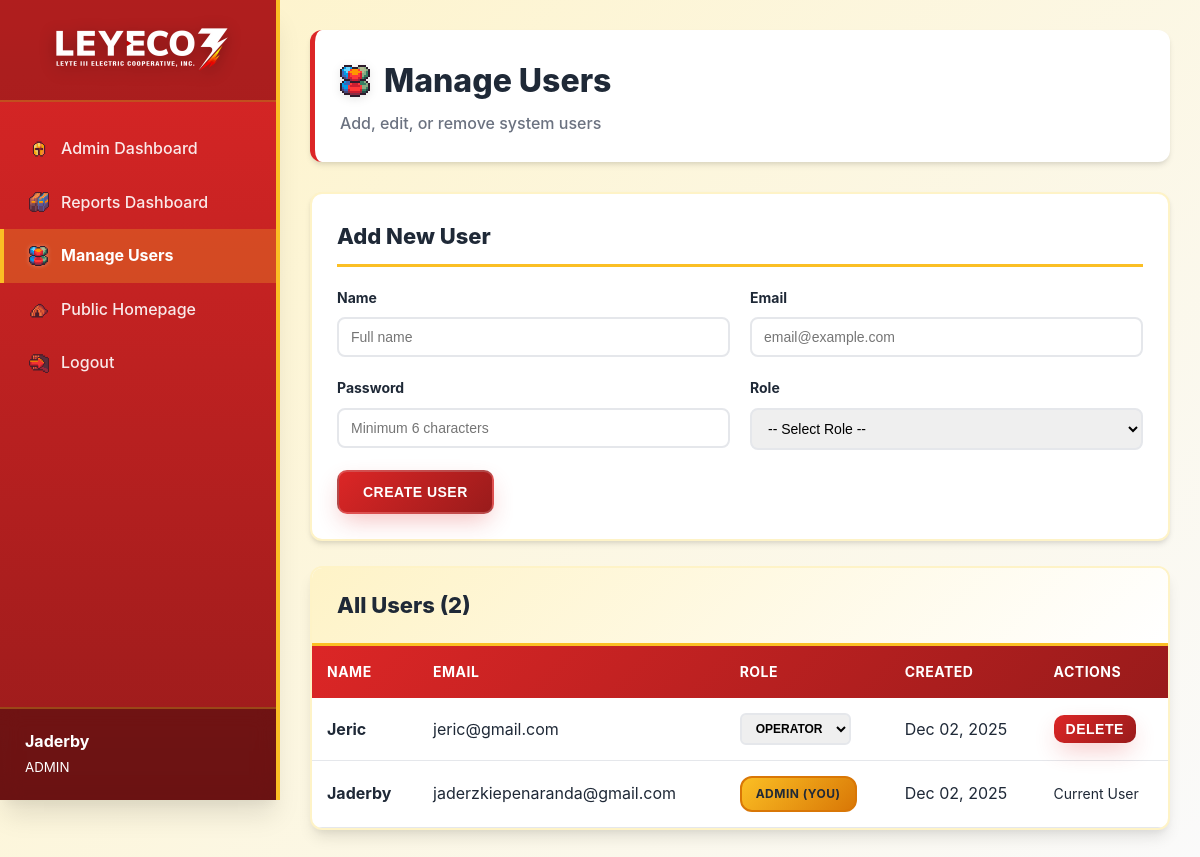
The page /public/manage_users.php (signed in) on the database its author committed.
### tables this page shows
CREATE TABLE `users` (
  `id` int NOT NULL,
  `name` varchar(100) NOT NULL,
  `email` varchar(100) NOT NULL,
  `password_hash` varchar(255) NOT NULL,
  `role` enum('ADMIN','OPERATOR') NOT NULL DEFAULT 'OPERATOR',
  `created_at` timestamp NULL DEFAULT CURRENT_TIMESTAMP
);

### app/functions.php (called while the page is built, shortened)
<?php
require_once __DIR__ . '/db.php';
function isLoggedIn() {
    return isset($_SESSION['user_id']);
}
function getCurrentUser() {
    return [
        'id' => $_SESSION['user_id'],
        'name' => $_SESSION['user_name'],
        'email' => $_SESSION['user_email'],
        'role' => $_SESSION['user_role']
    ];
}
function formatDate($date, $format = 'M d, Y g:i A') {
    return date($format, strtotime($date));
}
function e($string) {
    return htmlspecialchars($string ?? '', ENT_QUOTES, 'UTF-8');
}

### app/UserController.php (called while the page is built, shortened)
<?php
require_once __DIR__ . '/db.php';
require_once __DIR__ . '/functions.php';
class UserController {
    private $db;
    public function __construct() {
        $this->db = getDB();
    }
    public function getAll() {
        try {
            $stmt = $this->db->query("SELECT id, name, email, role, created_at FROM users ORDER BY created_at DESC");
            return $stmt->fetchAll();
        } catch (Exception $e) {
            error_log("Get users error: " . $e->getMessage());
            return [];
        }
    }
}

### app/db.php (called while the page is built, shortened)
<?php
class Database {
    private static $instance = null;
    private $connection;
    private function __construct() {
        try {
            $dsn = "mysql:host=" . DB_HOST . ";dbname=" . DB_NAME . ";charset=" . DB_CHARSET;
            $options = [
                PDO::ATTR_ERRMODE => PDO::ERRMODE_EXCEPTION,
                PDO::ATTR_DEFAULT_FETCH_MODE => PDO::FETCH_ASSOC,
                PDO::ATTR_EMULATE_PREPARES => false,
                PDO::MYSQL_ATTR_INIT_COMMAND => "SET NAMES " . DB_CHARSET
            ];
            $this->connection = new PDO($dsn, DB_USER, DB_PASS, $options);
        } catch (PDOException $e) {
            error_log("Database Connection Error: " . $e->getMessage());
            die("Database connection failed. Please try again later.");
        }
    }
    public static function getInstance() {
        if (self::$instance === null) {
            self::$instance = new self();
        }
        return self::$instance;
    }
    public function getConnection() {
        return $this->connection;
    }
}
function getDB() {
    return Database::getInstance()->getConnection();
}

### public/manage_users.php (the view, shortened to what this page needs)
<?php
require_once __DIR__ . '/../app/db.php';
require_once __DIR__ . '/../app/functions.php';
require_once __DIR__ . '/../app/UserController.php';
$user = getCurrentUser();
$userController = new UserController();
$users = $userController->getAll();
?>
<!DOCTYPE html>
<html lang="en">
<head>
    <link rel="stylesheet" href="homepage.css">
    <link rel="stylesheet" href="assets/css/dashboard.css">
    <link rel="stylesheet" href="assets/css/mobile-sidebar.css">
    <link rel="stylesheet" href="assets/css/header-icon.css">
</head>
<body>
    <div class="dashboard-layout">
        <aside class="sidebar" id="sidebar">
            <div class="sidebar-header">
                <img src="assets/images/logo_leyeco3.webp" alt="LEYECO III Logo" class="header-logo">
            </div>
            <nav class="sidebar-nav">
                <a href="admin_dashboard.php" class="nav-item">
                    <img src="assets/icons/fc1911.png" alt="Admin" class="nav-icon"> Admin Dashboard
                </a>
                <a href="operator_dashboard.php" class="nav-item">
                    <img src="assets/icons/fc9.png" alt="Reports" class="nav-icon"> Reports Dashboard
                </a>
                <a href="manage_users.php" class="nav-item active">
                    <img src="assets/icons/fc14.png" alt="Users" class="nav-icon"> Manage Users
                </a>
                <a href="homepage.php" class="nav-item">
                    <img src="assets/icons/fc93.png" alt="Home" class="nav-icon"> Public Homepage
                </a>
                <a href="logout.php" class="nav-item">
                    <img src="assets/icons/fc3.png" alt="Logout" class="nav-icon"> Logout
                </a>
            </nav>
            <div class="sidebar-user">
                <strong><?php echo e($user['name']); ?></strong><br>
                <small><?php echo e($user['role']); ?></small>
            </div>
        </aside>
        <main class="dashboard-main">
            <header class="dashboard-header">
                <h1>
                    <img src="assets/icons/fc14.png" alt="Users" class="header-title-icon">
                    Manage Users
                </h1>
                <p>Add, edit, or remove system users</p>
            </header>
            <div class="form-card">
                <h3>Add New User</h3>
                <form method="POST" class="user-form">
                    <div class="form-row">
                        <div class="form-group">
                            <label>Name</label>
                            <input type="text" name="name" required placeholder="Full name">
                        </div>
                        <div class="form-group">
                            <label>Email</label>
                            <input type="email" name="email" required placeholder="email@example.com">
                        </div>
                    </div>
                    <div class="form-row">
                        <div class="form-group">
                            <label>Password</label>
                            <input type="password" name="password" required placeholder="Minimum 6 characters">
                        </div>
                        <div class="form-group">
                            <label>Role</label>
                            <select name="role" required>
                                <option value="">-- Select Role --</option>
                            </select>
                        </div>
                    </div>
                    <button type="submit" class="btn btn-primary">Create User</button>
                </form>
            </div>
            <div class="table-card">
                <div class="table-header">
                    <h3>All Users (<?php echo count($users); ?>)</h3>
                </div>
                <div class="table-responsive">
                    <table class="data-table">
                        <thead>
                            <tr>
                                <th>Name</th>
                                <th>Email</th>
                                <th>Role</th>
                                <th>Created</th>
                                <th>Actions</th>
                            </tr>
                        </thead>
                        <tbody>
                            <?php foreach ($users as $u): ?>
                                <tr>
                                    <td><strong><?php echo e($u['name']); ?></strong></td>
                                    <td><?php echo e($u['email']); ?></td>
                                    <td>
                                        <?php if ($u['id'] === $user['id']): ?>
                                            <span class="role-badge role-<?php echo e($u['role']); ?>">
                                                <?php echo e($u['role']); ?> (You)
                                            </span>
                                        <?php else: ?>
                                            <form method="POST" style="display: inline;">
                                                <select name="role" onchange="if(confirm('Change role for <?php echo e($u['name']); ?>?')) this.form.submit();" class="role-select">
                                                    <option value="OPERATOR" <?php echo $u['role'] === 'OPERATOR' ? 'selected' : ''; ?>>OPERATOR</option>
                                                </select>
                                            </form>
                                        <?php endif; ?>
                                    </td>
                                    <td><?php echo formatDate($u['created_at'], 'M d, Y'); ?></td>
                                    <td>
                                        <?php if ($u['id'] !== $user['id']): ?>
                                            <form method="POST" style="display: inline;" onsubmit="return confirm('Are you sure you want to delete <?php echo e($u['name']); ?>?');">
                                                <button type="submit" class="btn btn-sm btn-danger">Delete</button>
                                            </form>
                                        <?php else: ?>
                                            <span style="color: var(--text-secondary); font-size: 14px;">Current User</span>
                                        <?php endif; ?>
                                    </td>
                                </tr>
                            <?php endforeach; ?>
                        </tbody>
                    </table>
                </div>
            </div>
        </main>
    </div>
</body>
</html>

### public/homepage.css (style rules this page uses)
* { margin: 0; padding: 0; box-sizing: border-box; }
:root { --primary-red: #DC2626; --primary-red-dark: #991B1B; --primary-red-light: #FCA5A5; --accent-yellow: #FBBF24; --accent-yellow-dark: #D97706; --accent-yellow-light: #FEF3C7; --white: #FFFFFF; --off-white: #FAFAFA; --light-gray: #F3F4F6; --text-dark: #1F2937; --text-gray: #6B7280; --border-light: #E5E7EB; --success-green: #10B981; --warning-orange: #F59E0B; --info-blue: #3B82F6; --shadow-sm: 0 1px 2px 0 rgba(0, 0, 0, 0.05); --shadow: 0 4px 6px -1px rgba(0, 0, 0, 0.1), 0 2px 4px -1px rgba(0, 0, 0, 0.06); --shadow-lg: 0 10px 15px -3px rgba(0, 0, 0, 0.1), 0 4px 6px -2px rgba(0, 0, 0, 0.05); --shadow-xl: 0 20px 25px -5px rgba(0, 0, 0, 0.1), 0 10px 10px -5px rgba(0, 0, 0, 0.04); --shadow-red: 0 10px 25px -5px rgba(220, 38, 38, 0.3); --shadow-yellow: 0 10px 25px -5px rgba(251, 191, 36, 0.3); }
body { font-family: 'Inter', -apple-system, BlinkMacSystemFont, 'Segoe UI', Roboto, 'Helvetica Neue', Arial, sans-serif; background: linear-gradient(135deg, #FEF3C7 0%, #FBBF24 50%, #DC2626 100%); background-attachment: fixed; min-height: 100vh; color: var(--text-dark); line-height: 1.6; }
.header-logo { height: 50px; width: auto; display: inline-block; vertical-align: middle; filter: drop-shadow(0 2px 4px rgba(0, 0, 0, 0.2)); }
.btn { padding: 12px 24px; border-radius: 10px; text-decoration: none; font-weight: 600; transition: all 0.3s cubic-bezier(0.4, 0, 0.2, 1); border: none; cursor: pointer; display: inline-block; text-align: center; position: relative; overflow: hidden; text-transform: uppercase; letter-spacing: 0.5px; font-size: 14px; }
.btn::before { content: ''; position: absolute; top: 50%; left: 50%; width: 0; height: 0; border-radius: 50%; background: rgba(255, 255, 255, 0.3); transform: translate(-50%, -50%); transition: width 0.6s, height 0.6s; }
.btn-primary { background: linear-gradient(135deg, var(--primary-red) 0%, var(--primary-red-dark) 100%); color: var(--white); box-shadow: var(--shadow-red); border: 2px solid rgba(255, 255, 255, 0.2); }

### rows shown on the page
users: name "Jaderby", role "ADMIN", email "jaderzkiepenaranda@gmail.com", created_at "Dec 02, 2025", shows "Current User"
users: name "Jeric", email "jeric@gmail.com", role "OPERATOR", created_at "Dec 02, 2025"

### other values the page prints
count($users) "2"
